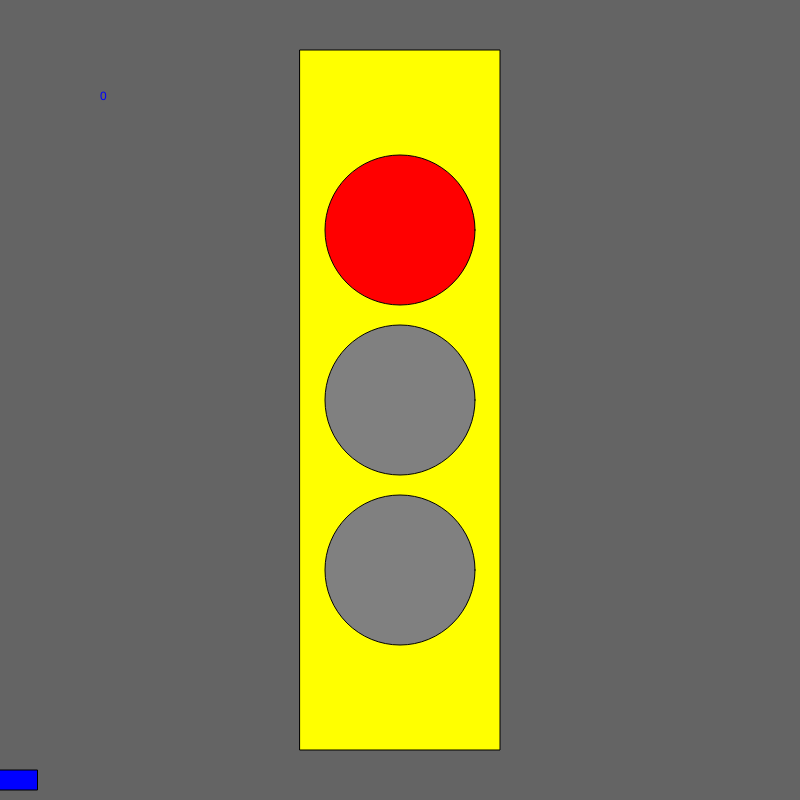
Frame 1 (no input)
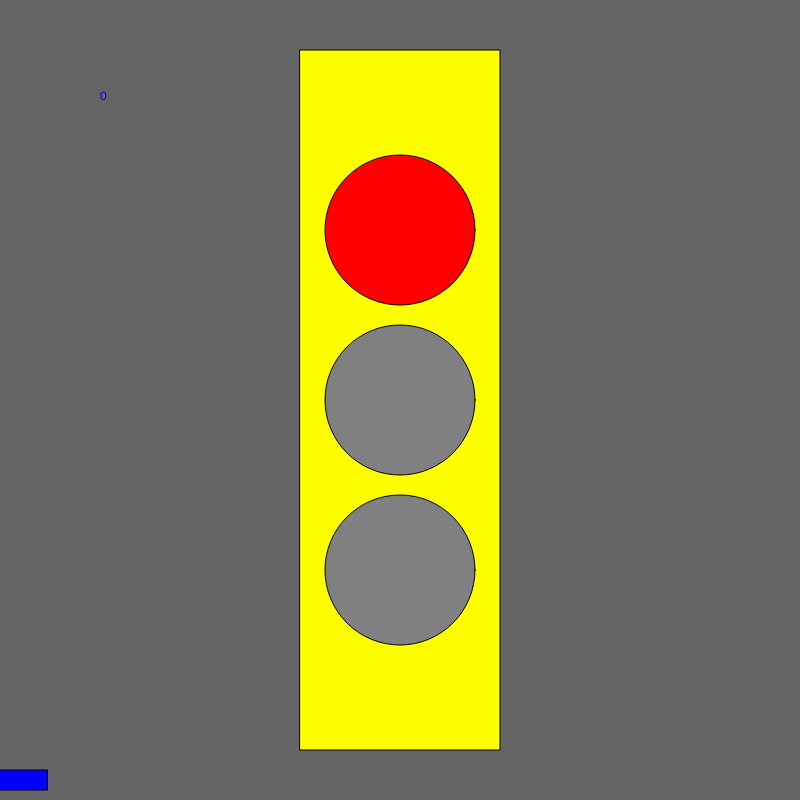
Frame 60 (no input)
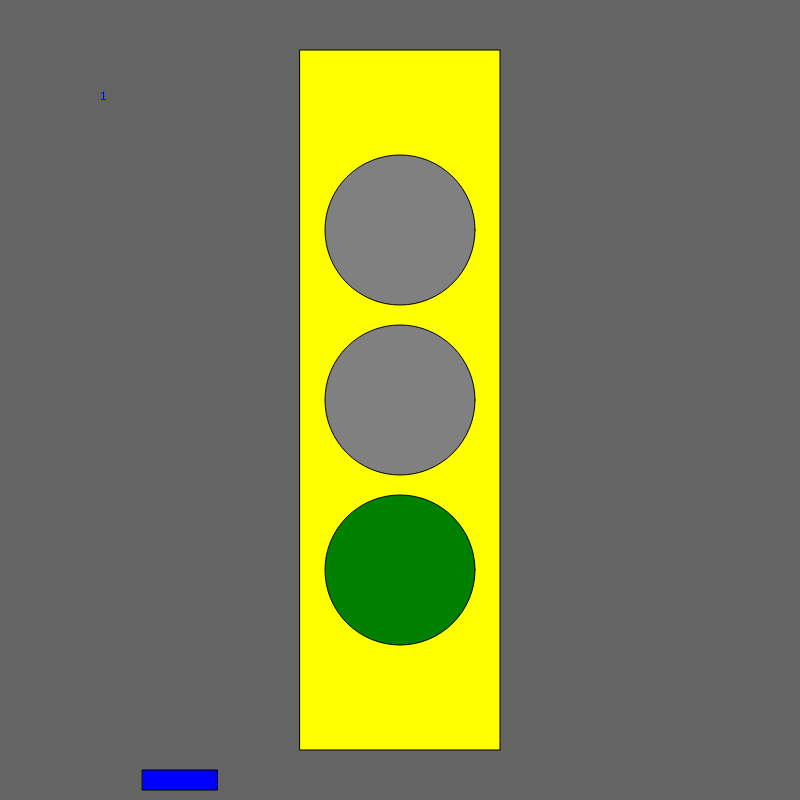
Frame 120 (the mouse pressed at the canvas centre since frame 60)

The p5.js sketch that drew these frames (run headless with seeded random() and noise() and a simulated clock; from frame 60 on, the mouse is pressed at the canvas centre):

// p5.js sketch
// ── sketch.js
let state = 0;
let timer = 0;
let x = 0;
let velocity = 10;

function setup() {
  createCanvas(800, 800);
  ellipseMode(CENTER);
  rectMode(CENTER);
}

function draw() {

  background(100);
  fill('yellow');
  rect(width/2, height/2, 200, 700);

//car code
fill('blue')
rect(x, 780, 75, 20);
x = x +velocity;
if (x > width){
  x = 0
}


  switch (state) {

    case 0: //red
      text("0", 100, 100);
      fill('red')
      ellipse(width / 2, height / 2 - 170, 150, 150);
      fill('grey')
      ellipse(width / 2, height / 2, 150, 150);
      ellipse(width / 2, height / 2 + 170, 150, 150);
      velocity = 0;
      break;

    case 1: //green
      text("1", 100, 100);
      fill('grey')
      ellipse(width / 2, height / 2 - 170, 150, 150);
      ellipse(width / 2, height / 2, 150, 150);
      fill('green')
      ellipse(width / 2, height / 2 + 170, 150, 150);
      velocity = 10;
      break;

    case 2: //yellow
      text("2", 100, 100);
      fill('grey')
      ellipse(width / 2, height / 2 - 170, 150, 150);
      fill('yellow')
      ellipse(width / 2, height / 2, 150, 150);
      fill('grey')
      ellipse(width / 2, height / 2 + 170, 150, 150);
      velocity = 5;
      break;

  }

timer = timer + 1;
if(timer > 100){
  timer = 0 ;
  state++;
  if (state > 2) state = 0;
}

}

function mouseReleased() {
  state++;
  if (state > 2) state = 0;

}
